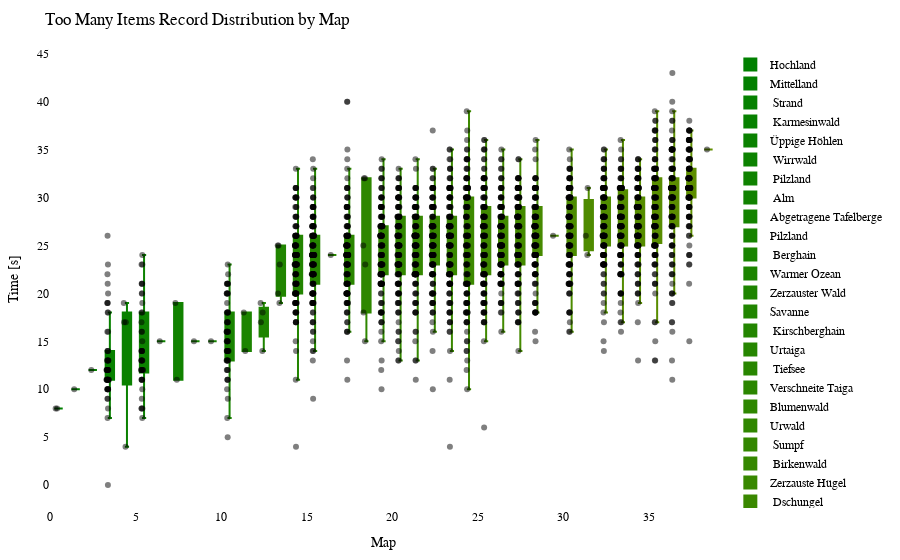

Notebook source saved alongside this figure:
### Code cell
import plotly.graph_objects as go
import plotly.io as pio

df = getRecordsDataframe(minigame="Sammelwahn")

# sort df columns by mean value 
df = df.reindex(df.mean().sort_values().index, axis=1)

# drop sum column
df = df.drop(columns=["Sum"])

# remove "Punkte" from all columns
df.columns = df.columns.str.replace('Punkte', '')

cmap = LinearSegmentedColormap.from_list("green_orange", ["green", "orange"])
colors = [to_hex(cmap(i / (num_columns - 1))) for i in range(num_columns)]

# Calculate the offset for centering the data points
num_columns = len(df.columns)
offset = 0.5

# Create a Swarm plot using Plotly
fig = go.Figure()

for i, (column, color) in enumerate(zip(df.columns, colors)):
    x_values = [i + offset] * len(df[column])  # Adjust x-values with offset for horizontal centering
    fig.add_trace(go.Box(x=x_values,
                         y=df[column],
                         name=column,
                         boxpoints='all',
                         pointpos=-0.5,  # Adjust point position to prevent overlapping
                         marker=dict(color='rgba(0,0,0,0.5)', size=6),  # Adjust marker color and size
                         line=dict(color=color),
                         fillcolor=color,
                         hovertext=df_to_html.index,
                         hoverinfo='name+text+y',
                         showlegend=True))

fig.update_layout(title="Too Many Items Record Distribution by Map",
                  xaxis=dict(title="Map"),
                  yaxis=dict(title="Time [s]"),
                  showlegend=True,
                  font=dict(family="Arial", size=12, color="black"),  # Customize font
                  plot_bgcolor="white",  # Set background color
                  margin=dict(l=50, r=50, t=50, b=50),  # Adjust margins for better layout
                  )

pio.show(fig)

pio.write_html(fig, "out/sammel_swarm_plot.html")

### Figure 1 — Plotly figure (JSON) as saved in the notebook; plotly's stock layout.template omitted (floating-point values rounded to 4 significant figures; data arrays with more than 128 entries replaced by an {"elided": "..."} marker saying what was removed)
{"data": [{"boxpoints": "all", "fillcolor": "#008000", "hoverinfo": "name+text+y", "hovertext": {"elided": "148 str values"}, "line": {"color": "#008000"}, "marker": {"color": "rgba(0,0,0,0.5)", "size": 6}, "name": "Hochland", "pointpos": -0.5, "showlegend": true, "type": "box", "x": {"elided": "148 float values"}, "y": {"elided": "148 int values"}}, {"boxpoints": "all", "fillcolor": "#028000", "hoverinfo": "name+text+y", "hovertext": {"elided": "148 str values"}, "line": {"color": "#028000"}, "marker": {"color": "rgba(0,0,0,0.5)", "size": 6}, "name": "Mittelland", "pointpos": -0.5, "showlegend": true, "type": "box", "x": {"elided": "148 float values"}, "y": {"elided": "148 int values"}}, {"boxpoints": "all", "fillcolor": "#058100", "hoverinfo": "name+text+y", "hovertext": {"elided": "148 str values"}, "line": {"color": "#058100"}, "marker": {"color": "rgba(0,0,0,0.5)", "size": 6}, "name": " Strand", "pointpos": -0.5, "showlegend": true, "type": "box", "x": {"elided": "148 float values"}, "y": {"elided": "148 int values"}}, {"boxpoints": "all", "fillcolor": "#078100", "hoverinfo": "name+text+y", "hovertext": {"elided": "148 str values"}, "line": {"color": "#078100"}, "marker": {"color": "rgba(0,0,0,0.5)", "size": 6}, "name": " Karmesinwald", "pointpos": -0.5, "showlegend": true, "type": "box", "x": {"elided": "148 float values"}, "y": {"elided": "148 int values"}}, {"boxpoints": "all", "fillcolor": "#0a8100", "hoverinfo": "name+text+y", "hovertext": {"elided": "148 str values"}, "line": {"color": "#0a8100"}, "marker": {"color": "rgba(0,0,0,0.5)", "size": 6}, "name": "Üppige Höhlen", "pointpos": -0.5, "showlegend": true, "type": "box", "x": {"elided": "148 float values"}, "y": {"elided": "148 int values"}}, {"boxpoints": "all", "fillcolor": "#0c8200", "hoverinfo": "name+text+y", "hovertext": {"elided": "148 str values"}, "line": {"color": "#0c8200"}, "marker": {"color": "rgba(0,0,0,0.5)", "size": 6}, "name": " Wirrwald", "pointpos": -0.5, "showlegend": true, "type": "box", "x": {"elided": "148 float values"}, "y": {"elided": "148 int values"}}, {"boxpoints": "all", "fillcolor": "#0f8200", "hoverinfo": "name+text+y", "hovertext": {"elided": "148 str values"}, "line": {"color": "#0f8200"}, "marker": {"color": "rgba(0,0,0,0.5)", "size": 6}, "name": " Pilzland", "pointpos": -0.5, "showlegend": true, "type": "box", "x": {"elided": "148 float values"}, "y": {"elided": "148 int values"}}, {"boxpoints": "all", "fillcolor": "#118200", "hoverinfo": "name+text+y", "hovertext": {"elided": "148 str values"}, "line": {"color": "#118200"}, "marker": {"color": "rgba(0,0,0,0.5)", "size": 6}, "name": " Alm", "pointpos": -0.5, "showlegend": true, "type": "box", "x": {"elided": "148 float values"}, "y": {"elided": "148 int values"}}, {"boxpoints": "all", "fillcolor": "#148300", "hoverinfo": "name+text+y", "hovertext": {"elided": "148 str values"}, "line": {"color": "#148300"}, "marker": {"color": "rgba(0,0,0,0.5)", "size": 6}, "name": "Abgetragene Tafelberge", "pointpos": -0.5, "showlegend": true, "type": "box", "x": {"elided": "148 float values"}, "y": {"elided": "148 int values"}}, {"boxpoints": "all", "fillcolor": "#178300", "hoverinfo": "name+text+y", "hovertext": {"elided": "148 str values"}, "line": {"color": "#178300"}, "marker": {"color": "rgba(0,0,0,0.5)", "size": 6}, "name": "Pilzland", "pointpos": -0.5, "showlegend": true, "type": "box", "x": {"elided": "148 float values"}, "y": {"elided": "148 int values"}}, {"boxpoints": "all", "fillcolor": "#198400", "hoverinfo": "name+text+y", "hovertext": {"elided": "148 str values"}, "line": {"color": "#198400"}, "marker": {"color": "rgba(0,0,0,0.5)", "size": 6}, "name": " Berghain", "pointpos": -0.5, "showlegend": true, "type": "box", "x": {"elided": "148 float values"}, "y": {"elided": "148 int values"}}, {"boxpoints": "all", "fillcolor": "#1c8400", "hoverinfo": "name+text+y", "hovertext": {"elided": "148 str values"}, "line": {"color": "#1c8400"}, "marker": {"color": "rgba(0,0,0,0.5)", "size": 6}, "name": "Warmer Ozean", "pointpos": -0.5, "showlegend": true, "type": "box", "x": {"elided": "148 float values"}, "y": {"elided": "148 int values"}}, {"boxpoints": "all", "fillcolor": "#1e8400", "hoverinfo": "name+text+y", "hovertext": {"elided": "148 str values"}, "line": {"color": "#1e8400"}, "marker": {"color": "rgba(0,0,0,0.5)", "size": 6}, "name": "Zerzauster Wald", "pointpos": -0.5, "showlegend": true, "type": "box", "x": {"elided": "148 float values"}, "y": {"elided": "148 int values"}}, {"boxpoints": "all", "fillcolor": "#218500", "hoverinfo": "name+text+y", "hovertext": {"elided": "148 str values"}, "line": {"color": "#218500"}, "marker": {"color": "rgba(0,0,0,0.5)", "size": 6}, "name": "Savanne", "pointpos": -0.5, "showlegend": true, "type": "box", "x": {"elided": "148 float values"}, "y": {"elided": "148 int values"}}, {"boxpoints": "all", "fillcolor": "#238500", "hoverinfo": "name+text+y", "hovertext": {"elided": "148 str values"}, "line": {"color": "#238500"}, "marker": {"color": "rgba(0,0,0,0.5)", "size": 6}, "name": " Kirschberghain", "pointpos": -0.5, "showlegend": true, "type": "box", "x": {"elided": "148 float values"}, "y": {"elided": "148 int values"}}, {"boxpoints": "all", "fillcolor": "#268600", "hoverinfo": "name+text+y", "hovertext": {"elided": "148 str values"}, "line": {"color": "#268600"}, "marker": {"color": "rgba(0,0,0,0.5)", "size": 6}, "name": "Urtaiga", "pointpos": -0.5, "showlegend": true, "type": "box", "x": {"elided": "148 float values"}, "y": {"elided": "148 int values"}}, {"boxpoints": "all", "fillcolor": "#288600", "hoverinfo": "name+text+y", "hovertext": {"elided": "148 str values"}, "line": {"color": "#288600"}, "marker": {"color": "rgba(0,0,0,0.5)", "size": 6}, "name": " Tiefsee", "pointpos": -0.5, "showlegend": true, "type": "box", "x": {"elided": "148 float values"}, "y": {"elided": "148 int values"}}, {"boxpoints": "all", "fillcolor": "#2b8600", "hoverinfo": "name+text+y", "hovertext": {"elided": "148 str values"}, "line": {"color": "#2b8600"}, "marker": {"color": "rgba(0,0,0,0.5)", "size": 6}, "name": "Verschneite Taiga", "pointpos": -0.5, "showlegend": true, "type": "box", "x": {"elided": "148 float values"}, "y": {"elided": "148 int values"}}, {"boxpoints": "all", "fillcolor": "#2e8700", "hoverinfo": "name+text+y", "hovertext": {"elided": "148 str values"}, "line": {"color": "#2e8700"}, "marker": {"color": "rgba(0,0,0,0.5)", "size": 6}, "name": "Blumenwald", "pointpos": -0.5, "showlegend": true, "type": "box", "x": {"elided": "148 float values"}, "y": {"elided": "148 int values"}}, {"boxpoints": "all", "fillcolor": "#308700", "hoverinfo": "name+text+y", "hovertext": {"elided": "148 str values"}, "line": {"color": "#308700"}, "marker": {"color": "rgba(0,0,0,0.5)", "size": 6}, "name": "Urwald", "pointpos": -0.5, "showlegend": true, "type": "box", "x": {"elided": "148 float values"}, "y": {"elided": "148 int values"}}, {"boxpoints": "all", "fillcolor": "#338700", "hoverinfo": "name+text+y", "hovertext": {"elided": "148 str values"}, "line": {"color": "#338700"}, "marker": {"color": "rgba(0,0,0,0.5)", "size": 6}, "name": " Sumpf", "pointpos": -0.5, "showlegend": true, "type": "box", "x": {"elided": "148 float values"}, "y": {"elided": "148 int values"}}, {"boxpoints": "all", "fillcolor": "#358800", "hoverinfo": "name+text+y", "hovertext": {"elided": "148 str values"}, "line": {"color": "#358800"}, "marker": {"color": "rgba(0,0,0,0.5)", "size": 6}, "name": " Birkenwald", "pointpos": -0.5, "showlegend": true, "type": "box", "x": {"elided": "148 float values"}, "y": {"elided": "148 int values"}}, {"boxpoints": "all", "fillcolor": "#388800", "hoverinfo": "name+text+y", "hovertext": {"elided": "148 str values"}, "line": {"color": "#388800"}, "marker": {"color": "rgba(0,0,0,0.5)", "size": 6}, "name": "Zerzauste Hügel", "pointpos": -0.5, "showlegend": true, "type": "box", "x": {"elided": "148 float values"}, "y": {"elided": "148 int values"}}, {"boxpoints": "all", "fillcolor": "#3a8800", "hoverinfo": "name+text+y", "hovertext": {"elided": "148 str values"}, "line": {"color": "#3a8800"}, "marker": {"color": "rgba(0,0,0,0.5)", "size": 6}, "name": " Dschungel", "pointpos": -0.5, "showlegend": true, "type": "box", "x": {"elided": "148 float values"}, "y": {"elided": "148 int values"}}, {"boxpoints": "all", "fillcolor": "#3d8900", "hoverinfo": "name+text+y", "hovertext": {"elided": "148 str values"}, "line": {"color": "#3d8900"}, "marker": {"color": "rgba(0,0,0,0.5)", "size": 6}, "name": "Verschneite Ebene", "pointpos": -0.5, "showlegend": true, "type": "box", "x": {"elided": "148 float values"}, "y": {"elided": "148 int values"}}, {"boxpoints": "all", "fillcolor": "#408900", "hoverinfo": "name+text+y", "hovertext": {"elided": "148 str values"}, "line": {"color": "#408900"}, "marker": {"color": "rgba(0,0,0,0.5)", "size": 6}, "name": " Taiga", "pointpos": -0.5, "showlegend": true, "type": "box", "x": {"elided": "148 float values"}, "y": {"elided": "148 int values"}}, {"boxpoints": "all", "fillcolor": "#428a00", "hoverinfo": "name+text+y", "hovertext": {"elided": "148 str values"}, "line": {"color": "#428a00"}, "marker": {"color": "rgba(0,0,0,0.5)", "size": 6}, "name": " Bambusdschungel", "pointpos": -0.5, "showlegend": true, "type": "box", "x": {"elided": "148 float values"}, "y": {"elided": "148 int values"}}, {"boxpoints": "all", "fillcolor": "#458a00", "hoverinfo": "name+text+y", "hovertext": {"elided": "148 str values"}, "line": {"color": "#458a00"}, "marker": {"color": "rgba(0,0,0,0.5)", "size": 6}, "name": "Zerzauste Savanne", "pointpos": -0.5, "showlegend": true, "type": "box", "x": {"elided": "148 float values"}, "y": {"elided": "148 int values"}}, {"boxpoints": "all", "fillcolor": "#478a00", "hoverinfo": "name+text+y", "hovertext": {"elided": "148 str values"}, "line": {"color": "#478a00"}, "marker": {"color": "rgba(0,0,0,0.5)", "size": 6}, "name": " Wald", "pointpos": -0.5, "showlegend": true, "type": "box", "x": {"elided": "148 float values"}, "y": {"elided": "148 int values"}}, {"boxpoints": "all", "fillcolor": "#4a8b00", "hoverinfo": "name+text+y", "hovertext": {"elided": "148 str values"}, "line": {"color": "#4a8b00"}, "marker": {"color": "rgba(0,0,0,0.5)", "size": 6}, "name": "Savannenhochebene", "pointpos": -0.5, "showlegend": true, "type": "box", "x": {"elided": "148 float values"}, "y": {"elided": "148 int values"}}, {"boxpoints": "all", "fillcolor": "#4c8b00", "hoverinfo": "name+text+y", "hovertext": {"elided": "148 str values"}, "line": {"color": "#4c8b00"}, "marker": {"color": "rgba(0,0,0,0.5)", "size": 6}, "name": " Savannenhochebene", "pointpos": -0.5, "showlegend": true, "type": "box", "x": {"elided": "148 float values"}, "y": {"elided": "148 int values"}}, {"boxpoints": "all", "fillcolor": "#4f8b00", "hoverinfo": "name+text+y", "hovertext": {"elided": "148 str values"}, "line": {"color": "#4f8b00"}, "marker": {"color": "rgba(0,0,0,0.5)", "size": 6}, "name": " Sonnenblumenebene", "pointpos": -0.5, "showlegend": true, "type": "box", "x": {"elided": "148 float values"}, "y": {"elided": "148 int values"}}, {"boxpoints": "all", "fillcolor": "#518c00", "hoverinfo": "name+text+y", "hovertext": {"elided": "148 str values"}, "line": {"color": "#518c00"}, "marker": {"color": "rgba(0,0,0,0.5)", "size": 6}, "name": "Lichter Dschungel", "pointpos": -0.5, "showlegend": true, "type": "box", "x": {"elided": "148 float values"}, "y": {"elided": "148 int values"}}, {"boxpoints": "all", "fillcolor": "#548c00", "hoverinfo": "name+text+y", "hovertext": {"elided": "148 str values"}, "line": {"color": "#548c00"}, "marker": {"color": "rgba(0,0,0,0.5)", "size": 6}, "name": "Dichter Wald", "pointpos": -0.5, "showlegend": true, "type": "box", "x": {"elided": "148 float values"}, "y": {"elided": "148 int values"}}, {"boxpoints": "all", "fillcolor": "#578d00", "hoverinfo": "name+text+y", "hovertext": {"elided": "148 str values"}, "line": {"color": "#578d00"}, "marker": {"color": "rgba(0,0,0,0.5)", "size": 6}, "name": "Sonnenblumenebene", "pointpos": -0.5, "showlegend": true, "type": "box", "x": {"elided": "148 float values"}, "y": {"elided": "148 int values"}}, {"boxpoints": "all", "fillcolor": "#598d00", "hoverinfo": "name+text+y", "hovertext": {"elided": "148 str values"}, "line": {"color": "#598d00"}, "marker": {"color": "rgba(0,0,0,0.5)", "size": 6}, "name": " Ebene", "pointpos": -0.5, "showlegend": true, "type": "box", "x": {"elided": "148 float values"}, "y": {"elided": "148 int values"}}, {"boxpoints": "all", "fillcolor": "#5c8d00", "hoverinfo": "name+text+y", "hovertext": {"elided": "148 str values"}, "line": {"color": "#5c8d00"}, "marker": {"color": "rgba(0,0,0,0.5)", "size": 6}, "name": " Savanne", "pointpos": -0.5, "showlegend": true, "type": "box", "x": {"elided": "148 float values"}, "y": {"elided": "148 int values"}}, {"boxpoints": "all", "fillcolor": "#5e8e00", "hoverinfo": "name+text+y", "hovertext": {"elided": "148 str values"}, "line": {"color": "#5e8e00"}, "marker": {"color": "rgba(0,0,0,0.5)", "size": 6}, "name": " Blumenwald", "pointpos": -0.5, "showlegend": true, "type": "box", "x": {"elided": "148 float values"}, "y": {"elided": "148 int values"}}, {"boxpoints": "all", "fillcolor": "#618e00", "hoverinfo": "name+text+y", "hovertext": {"elided": "148 str values"}, "line": {"color": "#618e00"}, "marker": {"color": "rgba(0,0,0,0.5)", "size": 6}, "name": " Tropfsteinhöhlen", "pointpos": -0.5, "showlegend": true, "type": "box", "x": {"elided": "148 float values"}, "y": {"elided": "148 int values"}}], "layout": {"font": {"color": "black", "family": "Arial", "size": 12}, "margin": {"b": 50, "l": 50, "r": 50, "t": 50}, "plot_bgcolor": "white", "showlegend": true, "title": {"text": "Too Many Items Record Distribution by Map"}, "xaxis": {"title": {"text": "Map"}}, "yaxis": {"title": {"text": "Time [s]"}}}}
